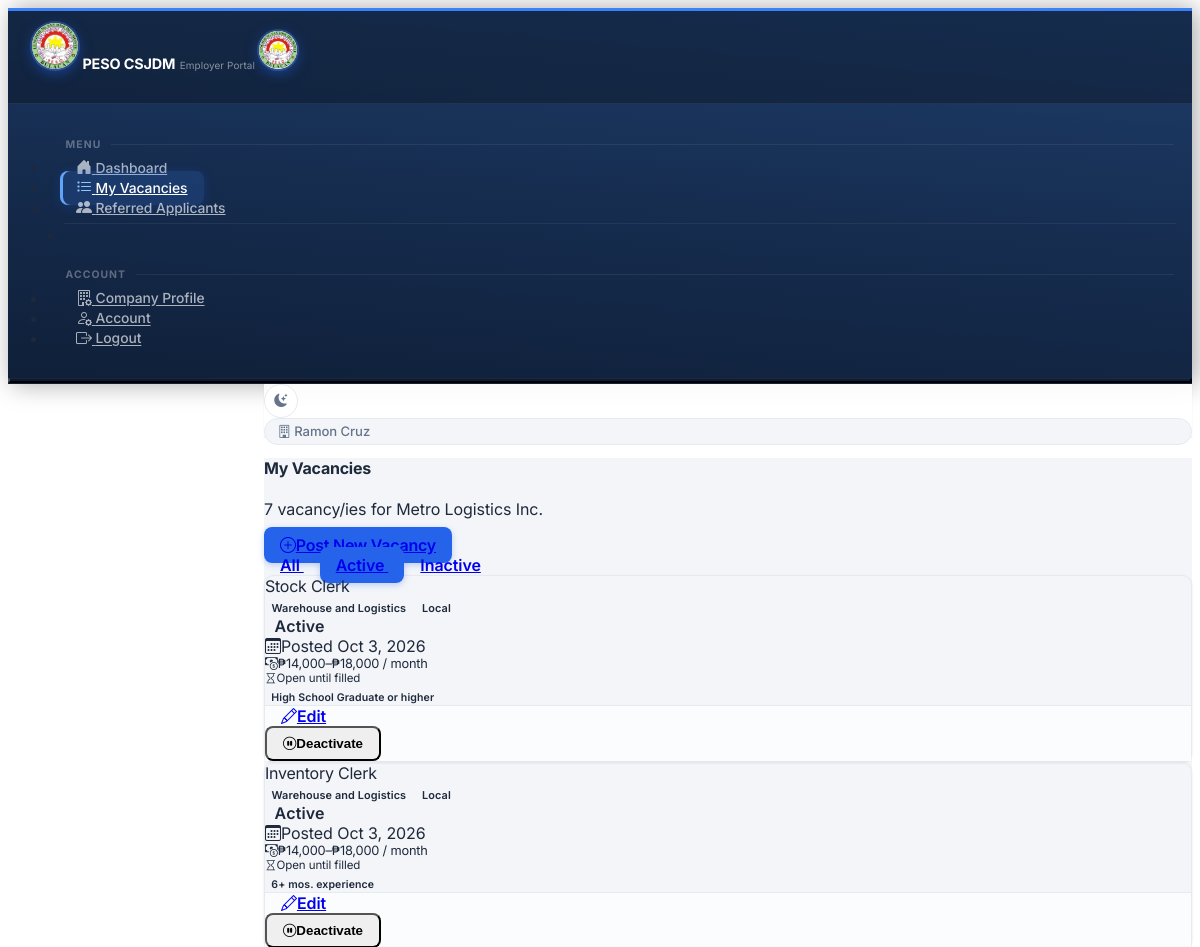
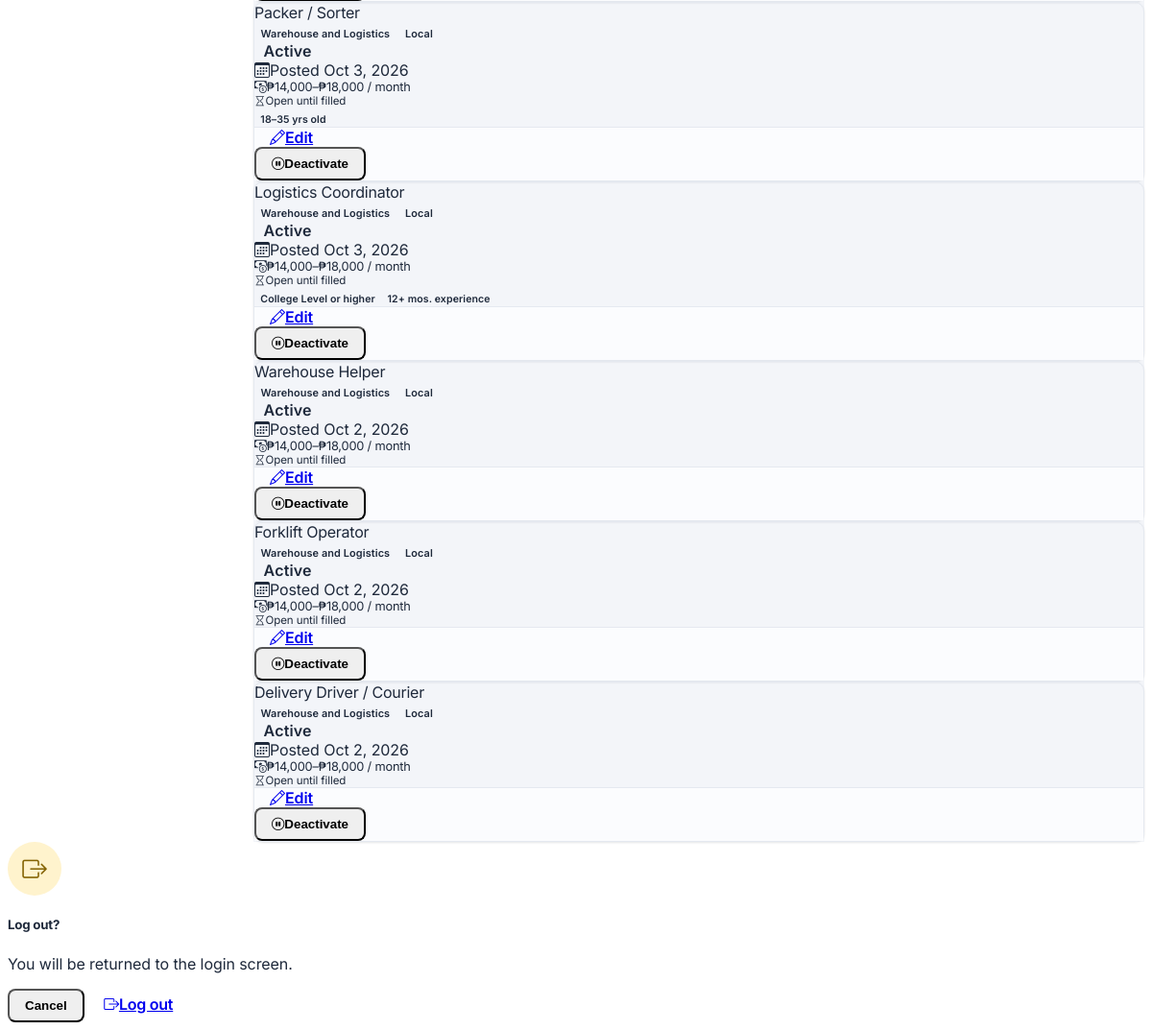
Page /employer/vacancies (signed in) on the committed database (2 pictures, top to bottom).
### tables this page shows
CREATE TABLE employers (
            id             INTEGER  PRIMARY KEY AUTOINCREMENT,
            user_id        INTEGER  UNIQUE NOT NULL,
            company_name   TEXT     NOT NULL,
            contact_person TEXT     NOT NULL,
            phone          TEXT,
            address        TEXT,
            is_approved    INTEGER  DEFAULT 0,
            created_at     DATETIME DEFAULT CURRENT_TIMESTAMP, tin TEXT, trade_name TEXT, location_type TEXT, employer_sector TEXT, employer_type TEXT, total_workforce TEXT, line_of_business TEXT, address_line TEXT, barangay TEXT, city TEXT, province TEXT, position TEXT, telephone TEXT, mobile TEXT, fax TEXT, profile_email TEXT, certified INTEGER DEFAULT 0, certified_at DATETIME, profile_completed INTEGER DEFAULT 0, approval_requested INTEGER DEFAULT 0,
            FOREIGN KEY (user_id) REFERENCES users(id)
        );

CREATE TABLE job_vacancies (
            id                   INTEGER  PRIMARY KEY AUTOINCREMENT,
            employer_name        TEXT     NOT NULL,
            job_title            TEXT     NOT NULL,
            occupational_category TEXT    NOT NULL,
            is_local             INTEGER  DEFAULT 1,
            is_active            INTEGER  DEFAULT 1,
            created_at           DATETIME DEFAULT CURRENT_TIMESTAMP
        , employer_id INTEGER REFERENCES users(id), application_deadline DATE, req_gender TEXT DEFAULT 'Any', req_age_min INTEGER, req_age_max INTEGER, req_education TEXT, req_documents TEXT, req_experience_months INTEGER, salary_min INTEGER, salary_max INTEGER, salary_period TEXT, job_location TEXT);

### app.py (the view)
@app.route('/employer/vacancies')
@employer_required
def employer_vacancies():
    emp = _get_my_employer()
    if not emp or not emp['is_approved']:
        return redirect(url_for('employer_profile'))
    db     = get_db()
    status = request.args.get('status', 'active')
    conds  = ['employer_id=?']
    params = [session['user_id']]
    if status == 'active':
        conds.append('is_active=1')
    elif status == 'inactive':
        conds.append('is_active=0')
    vacancies = db.execute(
        f'SELECT *, {EXPIRED_SQL} AS expired FROM job_vacancies WHERE {" AND ".join(conds)} ORDER BY created_at DESC',
        params
    ).fetchall()
    return render_template('employer/vacancies.html', emp=emp,
                           vacancies=vacancies, status=status,
                           categories=CATEGORY_LIST)

### app.py (called while the page is built)
def get_db():
    if 'db' not in g:
        g.db = sqlite3.connect(DATABASE)
        g.db.row_factory = sqlite3.Row
        g.db.execute('PRAGMA foreign_keys = ON')
    return g.db

def _g(v, key):
    try:
        return v[key]
    except (KeyError, IndexError, TypeError):
        return None

def salary_text(v):
    lo, hi, per = _g(v, 'salary_min'), _g(v, 'salary_max'), _g(v, 'salary_period')
    if not lo and not hi:
        return ''
    unit = {'Daily': 'day', 'Weekly': 'week',
            'Semi-monthly': 'half-month', 'Monthly': 'month'}.get(per, 'month')
    fmt = lambda n: '₱{:,}'.format(int(n))
    if lo and hi:
        amt = f'{fmt(lo)}–{fmt(hi)}'
    elif lo:
        amt = f'{fmt(lo)}+'
    else:
        amt = f'up to {fmt(hi)}'
    return f'{amt} / {unit}'

def req_summary(v):
    out = []
    g = _g(v, 'req_gender')
    if g in ('Male', 'Female'):
        out.append(g)
    lo, hi = _g(v, 'req_age_min'), _g(v, 'req_age_max')
    if lo and hi:
        out.append(f'{lo}\u2013{hi} yrs old')
    elif lo:
        out.append(f'{lo}+ yrs old')
    elif hi:
        out.append(f'Up to {hi} yrs old')
    if _g(v, 'req_education'):
        out.append(f"{_g(v, 'req_education')} or higher")
    m = _g(v, 'req_experience_months')
    if m:
        out.append(f'{m}+ mos. experience')
    return out

def role_required(*roles):
    def decorator(f):
        @wraps(f)
        def decorated(*args, **kwargs):
            if 'user_id' not in session:
                return redirect(url_for('login'))
            if session.get('role') not in roles:
                flash('You do not have permission to access this page.', 'danger')
                return redirect(_role_home())
            return f(*args, **kwargs)
        return decorated
    return decorator

@app.template_filter('friendly_date')
def friendly_date(value):
    if not value:
        return ''
    for fmt in ('%Y-%m-%d %H:%M:%S', '%Y-%m-%d %H:%M:%S.%f', '%Y-%m-%d'):
        try:
            dt = datetime.strptime(str(value), fmt)
            if fmt != '%Y-%m-%d':
                dt += _PHT
            return dt.strftime('%b %d, %Y').replace(' 0', ' ')
        except ValueError:
            continue
    return str(value)

def _get_my_employer():
    return get_db().execute(
        'SELECT * FROM employers WHERE user_id=?', (session['user_id'],)
    ).fetchone()

### templates/employer/vacancies.html (shortened to what this page needs)
{% extends 'base_employer.html' %}
{% block content %}
<div class="d-flex align-items-center justify-content-between flex-wrap gap-3 mb-4">
  <div>
    <h4 class="fw-bold mb-0">My Vacancies</h4>
    <p class="text-muted small mb-0">{{ vacancies|length }} vacancy/ies for {{ emp.company_name }}</p>
  </div>
  <a href="{{ url_for('employer_vacancy_add') }}" class="btn btn-primary fw-semibold">
    <i class="bi bi-plus-circle me-1"></i>Post New Vacancy
  </a>
</div>
<div class="d-flex gap-2 mb-4 flex-wrap">
  {% for s, label in [('all','All'),('active','Active'),('inactive','Inactive')] %}
  <a href="{{ url_for('employer_vacancies', status=s) }}"
     class="btn btn-sm {% if status == s %}btn-primary{% else %}btn-outline-secondary{% endif %}">
    {{ label }}
  </a>
  {% endfor %}
</div>
{% if vacancies %}
<div class="row g-3">
  {% for v in vacancies %}
  <div class="col-md-6">
    <div class="card border shadow-sm h-100" style="border-radius:10px;">
      <div class="card-body p-3">
        <div class="d-flex align-items-start justify-content-between gap-2">
          <div class="overflow-hidden">
            <div class="fw-bold text-truncate">{{ v.job_title }}</div>
            <span class="badge bg-primary-subtle text-primary-emphasis mt-1" style="font-size:.68rem;">
              {{ v.occupational_category }}
            </span>
            {% if v.is_local %}
            <span class="badge bg-success-subtle text-success-emphasis ms-1" style="font-size:.68rem;">Local</span>
            {% endif %}
          </div>
          <span class="badge flex-shrink-0 {% if v.is_active %}bg-success{% else %}bg-secondary{% endif %}">
            {{ 'Active' if v.is_active else 'Inactive' }}
          </span>
        </div>
        <div class="text-muted small mt-2">
          <i class="bi bi-calendar3 me-1"></i>Posted {{ v.created_at|friendly_date }}
        </div>
        <div class="mt-1">{% include '_vacancy_details.html' %}</div>
      </div>
      <div class="card-footer bg-transparent border-top px-3 pb-2 pt-2 d-flex gap-2">
        <a href="{{ url_for('employer_vacancy_edit', vid=v.id) }}"
           class="btn btn-sm btn-outline-secondary">
          <i class="bi bi-pencil me-1"></i>Edit
        </a>
        <form method="POST" action="{{ url_for('employer_vacancy_toggle', vid=v.id) }}" class="d-inline">
          <button type="submit" class="btn btn-sm {% if v.is_active %}btn-outline-warning{% else %}btn-outline-success{% endif %}">
            {% if v.is_active %}<i class="bi bi-pause-circle me-1"></i>Deactivate
            {% else %}<i class="bi bi-play-circle me-1"></i>Activate{% endif %}
          </button>
        </form>
      </div>
    </div>
  </div>
  {% endfor %}
</div>
{% else %}
<div class="text-center py-5 text-muted">
  <i class="bi bi-list-task" style="font-size:2.5rem;opacity:.25;"></i>
  <p class="mt-3">No vacancies posted yet.</p>
  <a href="{{ url_for('employer_vacancy_add') }}" class="btn btn-primary">Post Your First Vacancy</a>
</div>
{% endif %}
{% endblock %}

### templates/base_employer.html (shortened to what this page needs)
<!DOCTYPE html>
<html lang="en">
<head>
  <link rel="stylesheet" href="https://cdn.jsdelivr.net/npm/@coreui/coreui@5/dist/css/coreui.min.css" />
  <link rel="stylesheet" href="https://cdn.jsdelivr.net/npm/bootstrap-icons@1.11.3/font/bootstrap-icons.min.css" />
  <link rel="stylesheet" href="{{ url_for('static', filename='css/custom.css') }}" />
</head>
<body>
<div class="sidebar sidebar-dark sidebar-fixed hide" id="sidebar">
  <div class="sidebar-brand">
    <span class="sidebar-brand-full d-flex align-items-center gap-2">
      <span class="sb-icon-badge">
        <img src="{{ url_for('static', filename='img/peso_logo.png') }}" alt="PESO CSJDM" />
      </span>
      <span>
        <span class="sb-brand-name d-block">PESO CSJDM</span>
        <span class="sb-brand-sub">Employer Portal</span>
      </span>
    </span>
    <span class="sidebar-brand-narrow">
      <span class="sb-icon-badge" style="width:38px;height:38px;">
        <img src="{{ url_for('static', filename='img/peso_logo.png') }}" alt="PESO CSJDM" />
      </span>
    </span>
  </div>
  <ul class="sidebar-nav">
    <li class="nav-title">Menu</li>
    {% if employer_approved %}
    <li class="nav-item">
      <a class="nav-link {% if request.endpoint == 'employer_dashboard' %}active{% endif %}"
         href="{{ url_for('employer_dashboard') }}">
        <span class="nav-icon"><i class="bi bi-house-door-fill"></i></span>
        Dashboard
      </a>
    </li>
    <li class="nav-item">
      <a class="nav-link {% if 'employer_vacanc' in request.endpoint %}active{% endif %}"
         href="{{ url_for('employer_vacancies') }}">
        <span class="nav-icon"><i class="bi bi-list-task"></i></span>
        My Vacancies
      </a>
    </li>
    <li class="nav-item">
      <a class="nav-link {% if 'employer_referred' in request.endpoint %}active{% endif %}"
         href="{{ url_for('employer_referred') }}">
        <span class="nav-icon"><i class="bi bi-people-fill"></i></span>
        Referred Applicants
      </a>
    </li>
    {% else %}
    {{ locked_item('bi-house-door-fill', 'Dashboard') }}
    {{ locked_item('bi-list-task', 'My Vacancies') }}
    {{ locked_item('bi-people-fill', 'Referred Applicants') }}
    {% endif %}
    <li class="nav-divider"></li>
    <li class="nav-title">Account</li>
    <li class="nav-item">
      <a class="nav-link {% if request.endpoint == 'employer_profile' %}active{% endif %}"
         href="{{ url_for('employer_profile') }}">
        <span class="nav-icon"><i class="bi bi-building-gear"></i></span>
        Company Profile
      </a>
    </li>
    {% if employer_approved %}
    <li class="nav-item">
      <a class="nav-link {% if request.endpoint == 'employer_account' %}active{% endif %}"
         href="{{ url_for('employer_account') }}">
        <span class="nav-icon"><i class="bi bi-person-gear"></i></span>
        Account
      </a>
    </li>
    {% else %}
    {{ locked_item('bi-person-gear', 'Account') }}
    {% endif %}
    <li class="nav-item">
      <a class="nav-link" href="#" data-coreui-toggle="modal" data-coreui-target="#logoutModal">
        <span class="nav-icon"><i class="bi bi-box-arrow-right"></i></span>
        Logout
      </a>
    </li>
  </ul>
  <button class="sidebar-toggler" type="button"
          data-coreui-toggle="unfoldable"
          aria-label="Toggle sidebar width"></button>
</div>
<div class="wrapper d-flex flex-column min-vh-100">
  <header class="header header-sticky p-0">
    <div class="container-fluid border-bottom px-4 d-flex align-items-center gap-3"
         style="height:52px;">
      <div class="ms-auto d-flex align-items-center gap-2">
        <button type="button" class="theme-toggle-btn" aria-label="Toggle dark mode" title="Toggle dark mode">
          <i class="bi bi-moon-stars-fill"></i>
        </button>
        <div class="topbar-user">
          <i class="bi bi-building me-1"></i>
          {{ session.get('full_name', 'Employer') }}
        </div>
      </div>
    </div>
  </header>
  <div class="body flex-grow-1">
    <div class="container-fluid px-4 pt-3 pb-4">
      {% block content %}{% endblock %}
    </div>
  </div>
</div>
<div class="modal fade" id="logoutModal" tabindex="-1" aria-hidden="true">
  <div class="modal-dialog modal-dialog-centered" style="max-width:380px;">
    <div class="modal-content border-0 shadow">
      <div class="modal-body text-center px-4 pt-4 pb-3">
        <div class="mb-3">
          <span style="display:inline-flex;align-items:center;justify-content:center;
                       width:56px;height:56px;border-radius:50%;background:#fff3cd;">
            <i class="bi bi-box-arrow-right" style="font-size:1.6rem;color:#856404;"></i>
          </span>
        </div>
        <h5 class="fw-bold mb-1">Log out?</h5>
        <p class="text-muted small mb-0">You will be returned to the login screen.</p>
      </div>
      <div class="modal-footer border-0 justify-content-center gap-2 pb-4">
        <button type="button" class="btn btn-outline-secondary px-4"
                data-coreui-dismiss="modal">Cancel</button>
        <a href="{{ url_for('logout') }}" class="btn btn-danger px-4 fw-semibold">
          <i class="bi bi-box-arrow-right me-1"></i>Log out
        </a>
      </div>
    </div>
  </div>
</div>
</body>
</html>

### templates/_vacancy_details.html (shortened to what this page needs)
{% set chips = req_summary(v) %}
{% if salary_text(v) %}
<div class="fw-semibold text-success mb-1" style="font-size:.8rem;"><i class="bi bi-cash-coin me-1"></i>{{ salary_text(v) }}</div>
{% endif %}
<div class="text-muted" style="font-size:.72rem;">
  {% if v.application_deadline %}
  <i class="bi bi-hourglass-split me-1"></i>Apply until {{ v.application_deadline|friendly_date }}
  {% else %}
  <i class="bi bi-hourglass me-1"></i>Open until filled
  {% endif %}
</div>
{% if chips %}
<div class="mt-1">
  {% for c in chips %}<span class="badge bg-secondary-subtle text-secondary-emphasis me-1 fw-normal" style="font-size:.66rem;">{{ c }}</span>{% endfor %}
</div>
{% endif %}

### rows in the picture
employers: get "Ramon Cruz", company_name "Metro Logistics Inc."
job_vacancies: job_title "Stock Clerk", occupational_category "Warehouse and Logistics", is_local "Local", is_active "Active", created_at|friendly_date "Oct 3, 2026", salary_text "₱14,000–₱18,000 / month", chips "High School Graduate or higher", shows "Deactivate"
job_vacancies: job_title "Inventory Clerk", occupational_category "Warehouse and Logistics", is_local "Local", is_active "Active", created_at|friendly_date "Oct 3, 2026", salary_text "₱14,000–₱18,000 / month", chips "6+ mos. experience", shows "Deactivate"
job_vacancies: job_title "Packer / Sorter", occupational_category "Warehouse and Logistics", is_local "Local", is_active "Active", created_at|friendly_date "Oct 3, 2026", salary_text "₱14,000–₱18,000 / month", chips "18–35 yrs old", shows "Deactivate"
job_vacancies: job_title "Logistics Coordinator", occupational_category "Warehouse and Logistics", is_local "Local", is_active "Active", created_at|friendly_date "Oct 3, 2026", salary_text "₱14,000–₱18,000 / month", chips "College Level or higher" "12+ mos. experience", shows "Deactivate"
job_vacancies: job_title "Warehouse Helper", occupational_category "Warehouse and Logistics", is_local "Local", is_active "Active", created_at|friendly_date "Oct 2, 2026", salary_text "₱14,000–₱18,000 / month", shows "Deactivate"
job_vacancies: job_title "Forklift Operator", occupational_category "Warehouse and Logistics", is_local "Local", is_active "Active", created_at|friendly_date "Oct 2, 2026", salary_text "₱14,000–₱18,000 / month", shows "Deactivate"
job_vacancies: job_title "Delivery Driver / Courier", occupational_category "Warehouse and Logistics", is_local "Local", is_active "Active", created_at|friendly_date "Oct 2, 2026", salary_text "₱14,000–₱18,000 / month", shows "Deactivate"

### other values in the picture
{{ vacancies|length }} "7"
{{ label }} "All" "Active" "Inactive"
